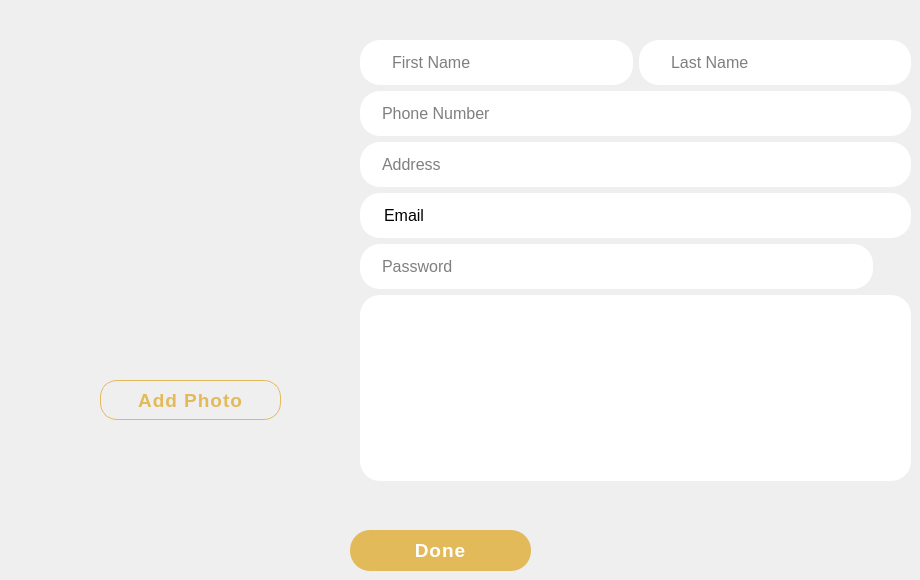
        <widget class="QWidget" name="pg_4_EditProfile_5">
         <widget class="QWidget" name="layoutWidget_7">
          <property name="geometry">
           <rect>
            <x>360</x>
            <y>40</y>
            <width>551</width>
            <height>441</height>
           </rect>
          </property>
          <layout class="QVBoxLayout" name="verticalLayout_16">
           <item>
            <layout class="QHBoxLayout" name="horizontalLayout_23">
             <item>
              <widget class="QLineEdit" name="lineEdit_fname_4_5">
               <property name="minimumSize">
                <size>
                 <width>0</width>
                 <height>45</height>
                </size>
               </property>
               <property name="font">
                <font>
                 <pointsize>12</pointsize>
                </font>
               </property>
               <property name="styleSheet">
                <string notr="true">*{
border-radius: 20px;
background-color: #ffffff;
padding: 0 0 0 30px;
}
</string>
               </property>
               <property name="alignment">
                <set>Qt::AlignLeading|Qt::AlignLeft|Qt::AlignVCenter</set>
               </property>
               <property name="placeholderText">
                <string>First Name</string>
               </property>
               <property name="cursorMoveStyle">
                <enum>Qt::LogicalMoveStyle</enum>
               </property>
               <property name="clearButtonEnabled">
                <bool>true</bool>
               </property>
              </widget>
             </item>
             <item>
              <widget class="QLineEdit" name="lineEdit_lname_4_5">
               <property name="minimumSize">
                <size>
                 <width>0</width>
                 <height>45</height>
                </size>
               </property>
               <property name="font">
                <font>
                 <pointsize>12</pointsize>
                </font>
               </property>
               <property name="styleSheet">
                <string notr="true">*{
border-radius: 20px;
background-color: #ffffff;
padding: 0 0 0 30px;
}
</string>
               </property>
               <property name="alignment">
                <set>Qt::AlignLeading|Qt::AlignLeft|Qt::AlignVCenter</set>
               </property>
               <property name="placeholderText">
                <string>Last Name</string>
               </property>
               <property name="cursorMoveStyle">
                <enum>Qt::LogicalMoveStyle</enum>
               </property>
               <property name="clearButtonEnabled">
                <bool>true</bool>
               </property>
              </widget>
             </item>
            </layout>
           </item>
           <item>
            <widget class="QLineEdit" name="lineEdit_phone_4_5">
             <property name="minimumSize">
              <size>
               <width>0</width>
               <height>45</height>
              </size>
             </property>
             <property name="maximumSize">
              <size>
               <width>16777215</width>
               <height>16777215</height>
              </size>
             </property>
             <property name="font">
              <font>
               <pointsize>12</pointsize>
              </font>
             </property>
             <property name="styleSheet">
              <string notr="true">*{
border-radius: 20px;
background-color: #ffffff;
padding: 0 0 0 20px;
}
</string>
             </property>
             <property name="alignment">
              <set>Qt::AlignLeading|Qt::AlignLeft|Qt::AlignVCenter</set>
             </property>
             <property name="placeholderText">
              <string>Phone Number</string>
             </property>
             <property name="cursorMoveStyle">
              <enum>Qt::LogicalMoveStyle</enum>
             </property>
             <property name="clearButtonEnabled">
              <bool>true</bool>
             </property>
            </widget>
           </item>
           <item>
            <widget class="QLineEdit" name="lineEdit_address_4_5">
             <property name="minimumSize">
              <size>
               <width>0</width>
               <height>45</height>
              </size>
             </property>
             <property name="maximumSize">
              <size>
               <width>16777215</width>
               <height>16777215</height>
              </size>
             </property>
             <property name="font">
              <font>
               <pointsize>12</pointsize>
              </font>
             </property>
             <property name="styleSheet">
              <string notr="true">*{
border-radius: 20px;
background-color: #ffffff;
padding: 0 0 0 20px;
}
</string>
             </property>
             <property name="alignment">
              <set>Qt::AlignLeading|Qt::AlignLeft|Qt::AlignVCenter</set>
             </property>
             <property name="placeholderText">
              <string>Address</string>
             </property>
             <property name="cursorMoveStyle">
              <enum>Qt::LogicalMoveStyle</enum>
             </property>
             <property name="clearButtonEnabled">
              <bool>true</bool>
             </property>
            </widget>
           </item>
           <item>
            <widget class="QLabel" name="lb_mail_4_5">
             <property name="minimumSize">
              <size>
               <width>0</width>
               <height>45</height>
              </size>
             </property>
             <property name="font">
              <font>
               <pointsize>12</pointsize>
              </font>
             </property>
             <property name="styleSheet">
              <string notr="true">*{
border-radius: 20px;
background-color: #ffffff;
padding: 0 0 0 20px;
}
</string>
             </property>
             <property name="text">
              <string>Email</string>
             </property>
            </widget>
           </item>
           <item>
            <layout class="QHBoxLayout" name="horizontalLayout_25">
             <item>
              <widget class="QLineEdit" name="lineEdit_pass_4_5">
               <property name="minimumSize">
                <size>
                 <width>0</width>
                 <height>45</height>
                </size>
               </property>
               <property name="maximumSize">
                <size>
                 <width>16777215</width>
                 <height>16777215</height>
                </size>
               </property>
               <property name="font">
                <font>
                 <pointsize>12</pointsize>
                </font>
               </property>
               <property name="styleSheet">
                <string notr="true">*{
border-radius: 20px;
background-color: #ffffff;
padding: 0 0 0 20px;
}
</string>
               </property>
               <property name="echoMode">
                <enum>QLineEdit::Password</enum>
               </property>
               <property name="alignment">
                <set>Qt::AlignLeading|Qt::AlignLeft|Qt::AlignVCenter</set>
               </property>
               <property name="placeholderText">
                <string>Password</string>
               </property>
               <property name="cursorMoveStyle">
                <enum>Qt::LogicalMoveStyle</enum>
               </property>
               <property name="clearButtonEnabled">
                <bool>true</bool>
               </property>
              </widget>
             </item>
             <item>
              <widget class="QPushButton" name="btn_eye_4_5">
               <property name="enabled">
                <bool>true</bool>
               </property>
               <property name="cursor">
                <cursorShape>PointingHandCursor</cursorShape>
               </property>
               <property name="styleSheet">
                <string notr="true">*{
border: 0;
}</string>
               </property>
               <property name="text">
                <string/>
               </property>
               <property name="icon">
                <iconset resource="Resources.qrc">
                 <normaloff>:/img/assets/img/icons/icons8-closed-eye-100.png</normaloff>:/img/assets/img/icons/icons8-closed-eye-100.png</iconset>
               </property>
               <property name="iconSize">
                <size>
                 <width>50</width>
                 <height>40</height>
                </size>
               </property>
              </widget>
             </item>
            </layout>
           </item>
           <item>
            <widget class="QPlainTextEdit" name="plainTextEdit_description_4_5">
             <property name="font">
              <font>
               <pointsize>14</pointsize>
              </font>
             </property>
             <property name="styleSheet">
              <string notr="true">*{
border-radius: 20px;
background-color: #ffffff;
padding: 10px 20px 10px 20px;
}
</string>
             </property>
             <property name="plainText">
              <string/>
             </property>
             <property name="placeholderText">
              <string>Description</string>
             </property>
            </widget>
           </item>
          </layout>
         </widget>
         <widget class="QPushButton" name="btn_done_4_5">
          <property name="geometry">
           <rect>
            <x>350</x>
            <y>530</y>
            <width>181</width>
            <height>41</height>
           </rect>
          </property>
          <property name="font">
           <font>
            <pointsize>14</pointsize>
            <bold>true</bold>
           </font>
          </property>
          <property name="cursor">
           <cursorShape>PointingHandCursor</cursorShape>
          </property>
          <property name="styleSheet">
           <string notr="true">*{
border-radius: 20px;
background-color: #E3BA5A;
color: #ffffff;
letter-spacing: 1px;
}
*:hover {
background-color: #dead3b;
}</string>
          </property>
          <property name="text">
           <string>Done</string>
          </property>
         </widget>
         <widget class="QLabel" name="lb_ImgOfSeller_4_5">
          <property name="geometry">
           <rect>
            <x>40</x>
            <y>54</y>
            <width>301</width>
            <height>301</height>
           </rect>
          </property>
          <property name="text">
           <string/>
          </property>
          <property name="pixmap">
           <pixmap resource="Resources.qrc">:/img/assets/img/icons/icons8-add-image-96.png</pixmap>
          </property>
          <property name="scaledContents">
           <bool>false</bool>
          </property>
          <property name="alignment">
           <set>Qt::AlignCenter</set>
          </property>
         </widget>
         <widget class="QPushButton" name="btn_addPhotoProfile_4_5">
          <property name="geometry">
           <rect>
            <x>100</x>
            <y>380</y>
            <width>181</width>
            <height>40</height>
           </rect>
          </property>
          <property name="minimumSize">
           <size>
            <width>0</width>
            <height>0</height>
           </size>
          </property>
          <property name="maximumSize">
           <size>
            <width>16777215</width>
            <height>16777215</height>
           </size>
          </property>
          <property name="font">
           <font>
            <pointsize>14</pointsize>
            <bold>true</bold>
           </font>
          </property>
          <property name="cursor">
           <cursorShape>PointingHandCursor</cursorShape>
          </property>
          <property name="styleSheet">
           <string notr="true">*{
border-radius: 17px;
color: #E3BA5A;
letter-spacing: 1px;
border: 1px solid #E3BA5A;
}
*:hover {
color: #dead3b;
border: 1px solid #dead3b;
}</string>
          </property>
          <property name="text">
           <string>Add Photo</string>
          </property>
         </widget>
        </widget>
